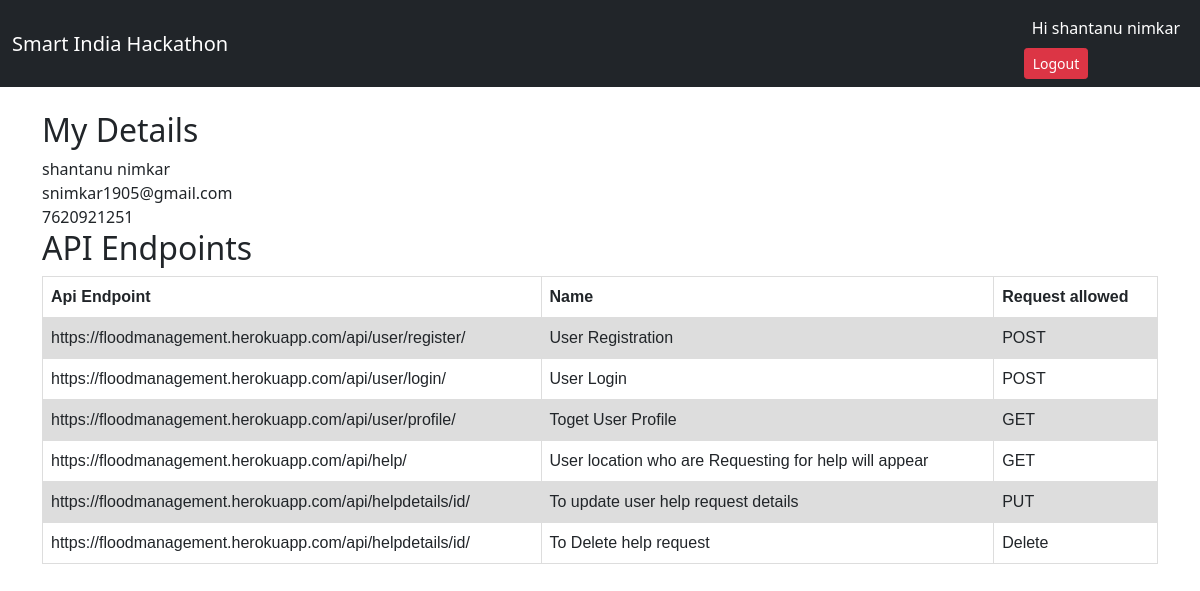
The app's page / (signed in) with its own data.
### api/models.py (models this page shows, shortened)
class User(AbstractBaseUser):
    email = models.EmailField(
        verbose_name='Email',
        max_length=255,
        unique=True,
    )
    name = models.CharField(max_length=200)
    contact = models.IntegerField(max_length=10)
    is_active = models.BooleanField(default=True)
    is_admin = models.BooleanField(default=False)
    created_at = models.DateTimeField(auto_now_add=True)
    updated_at = models.DateTimeField(auto_now=True)
    objects = UserManager()
    USERNAME_FIELD = 'email'
    REQUIRED_FIELDS = ['name' , 'contact']

### floodmanagement/views.py (the view)
# urls.py: path('', HomeListView.as_view(), name='home'),
class HomeListView(TemplateView):
    template_name = 'flood/home.html'
    def get_context_data(self, **kwargs):
        m = folium.Map([21.1458, 79.0882],width=750, height=500, zoom_start=20)
        folium.Marker([21.124181852903053, 79.00303866845013] , tooltip="click me" , popup="GHRIET").add_to(m)
        test = folium.Html('<b>Hello world</b>', script=True)
        popup = folium.Popup(test, max_width=2650)
        folium.RegularPolygonMarker(location=[51.5, -0.25], popup=popup).add_to(m)
        m=m._repr_html_() #updated
        name = 'shantanu'
        context_old = super().get_context_data(**kwargs)
        context = {'name':name , 'context_old':context_old , 'my_map': m}
        return context

### templates/flood/home.html (shortened to what this page needs)
{% extends 'base.html' %}
{% block content %}
<h2>My Details</h2>
{{user.name}}  <br>
{{user.email}} <br>
{{user.contact}}
<div Class=" align-items-center justify-content-center">
<h2>API Endpoints</h2>
<table>
    <tr>
      <th>Api Endpoint</th>
      <th>Name</th>
      <th>Request allowed</th>
    </tr>
    <tr>
      <td>https://floodmanagement.herokuapp.com/api/user/register/</td>
      <td>User Registration</td>
      <td>POST</td>
    </tr>
    <tr>
      <td>https://floodmanagement.herokuapp.com/api/user/login/</td>
      <td>User Login</td>
      <td>POST</td>
    </tr>
    <tr>
      <td>https://floodmanagement.herokuapp.com/api/user/profile/</td>
      <td>Toget User Profile</td>
      <td>GET</td>
    </tr>
    <tr>
      <td>https://floodmanagement.herokuapp.com/api/help/</td>
      <td>User location who are Requesting for help will appear</td>
      <td>GET</td>
    </tr>
    <tr>
      <td>https://floodmanagement.herokuapp.com/api/helpdetails/id/</td>
      <td>To update user help request details</td>
      <td>PUT</td>
    </tr>
    <tr>
      <td>https://floodmanagement.herokuapp.com/api/helpdetails/id/</td>
      <td>To Delete help request</td>
      <td>Delete</td>
    </tr>
  </table>
</div>
{% endblock %}

### templates/base.html (shortened to what this page needs)
<!DOCTYPE html>
<html lang="en">
  <head>
    <link
      href="https://cdn.jsdelivr.net/npm/bootstrap@5.0.0/dist/css/bootstrap.min.css"
      rel="stylesheet"
    />
    <link
      rel="stylesheet"
      href="https://cdnjs.cloudflare.com/ajax/libs/font-awesome/5.15.3/css/all.min.css"
    />
  </head>
  <body>
<nav class="navbar navbar-expand-md navbar-dark bg-dark">
    <div class="container-fluid">
      <a class="navbar-brand" href="{% url 'flood:home' %}">Smart India Hackathon</a>
      <div
        class="collapse navbar-collapse flex-row-reverse"
        id="navbarTogglerDemo02"
      >
        <ul class="navbar-nav">
          {% if user.is_authenticated %}
          <li class="nav-item">
            <a class="nav-link active" href="#">Hi {{user.name}}</a>
            <a href="{% url 'user:logout' %}" class="btn btn-sm btn-danger">Logout</a>
          </li>
          {% else %}
          <li class="nav-item">
            <a href="{% url 'user:login' %}" class="btn btn-sm btn-danger">Sign In</a>
            <a href="{% url 'user:logout' %}" class="btn btn-sm btn-danger">Logout</a>
          </li>
          {% endif %}
        </ul>
      </div>
    </div>
  </nav>
    <div class="container mt-4">
        {% block content %}
        {% endblock %}
    </div>
  </body>
</html>

### templates/flood/home.html (style rules this page uses)
table { font-family: arial, sans-serif; border-collapse: collapse; width: 100%; }
td, th { border: 1px solid #dddddd; text-align: left; padding: 8px; }
tr:nth-child(even) { background-color: #dddddd; }

### records on screen
User: name "shantanu nimkar", email "snimkar1905@gmail.com", contact "7620921251"
